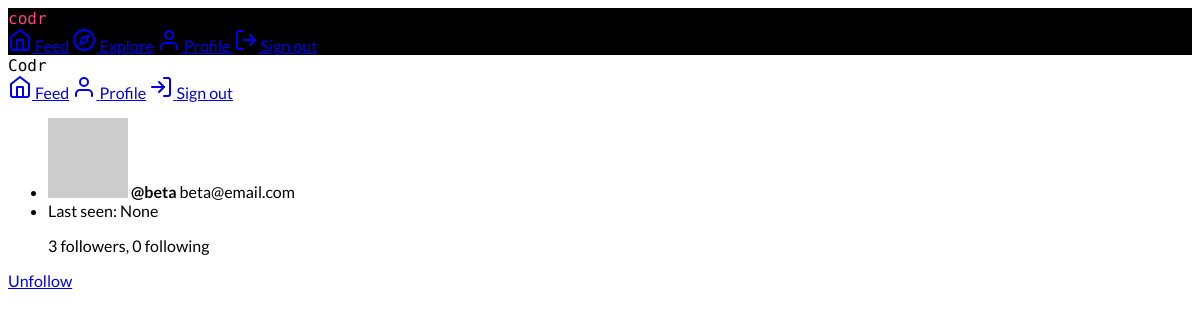
Screenshot of /user/beta (signed in) with the database file from the repository.
### app/models.py (models this page shows, shortened)
class User(UserMixin, db.Model):
    id = db.Column(db.Integer, primary_key=True)
    username = db.Column(db.String(64), index=True, unique=True)
    email = db.Column(db.String(120), index=True, unique=True)
    password_hash = db.Column(db.String(128))
    bio = db.Column(db.String(148), default="")
    active = db.Column(db.Boolean, default=False)
    last_seen = db.Column(db.DateTime, default=datetime.utcnow)
    posts = db.relationship("Post", backref="author", lazy="dynamic")
    followed = db.relationship(
        "User",
        secondary=followers,
        primaryjoin=(followers.c.follower_id == id),
        secondaryjoin=(followers.c.followed_id == id),
        backref=db.backref("followers", lazy="dynamic"),
        lazy="dynamic",
    )
    def avatar(self, size):
        digest = md5(self.email.lower().encode("utf8")).hexdigest()
        return "https://www.gravatar.com/avatar/{}?d=identicon&s={}".format(
            digest, size
        )
    def is_following(self, user):
        return self.followed.filter(followers.c.followed_id == user.id).count() > 0
    @login.user_loader
    def load_user(id):
        return User.query.get(int(id))

### app/routes.py (the view)
@app.route("/user/<username>")
@login_required
def user(username):
    user = User.query.filter_by(username=username).first_or_404()
    return render_template("profile.html", user=user)

### app/routes.py (called while the page is built)
@app.before_request
def before_request():
    if current_user.is_authenticated:
        current_user.last_seen = datetime.utcnow()
        db.session.commit()

### app/templates/profile.html (shortened to what this page needs)
{% extends "base.html" %}
{% block content %}
<div class="mdl-card mdl-shadow--2dp">
    <div class="mdl-card__supporting-text">
        <ul class="demo-list-three mdl-list">
            <li class="mdl-list__item mdl-list__item--three-line">
                <div class="mdl-list__item-primary-content">
                    <img src="{{ user.avatar(42) }}" class="material-icons mdl-list__item-avatar" />
                    <b>@{{ user.username }}</b>
                    <span class="mdl-list__item-text-body">
                        {{ user.email }}
                    </span>
                </div>
            </li>
            <li class="mdl-list__item mdl-list__item--three-line">
                <div class="mdl-list__item-primary-content">
                    <span class="mdl-list__item-text-body">Last seen: {{ user.last_seen }}</span>
                    <p class="mdl-list__item-text-body">{{ user.followers.count() }} followers,
                        {{ user.followed.count() }} following</p>
                </div>
            </li>
        </ul>
    </div>
    {% if user != current_user %}
    <div class="mdl-card__actions mdl-card--border">
        {% if not current_user.is_following(user) %}
        <a class="mdl-button mdl-button--accent mdl-js-button mdl-js-ripple-effect"
            href="{{ url_for('follow', username=user.username) }}">
            Follow
        </a>
        {% else %}
        <a class="mdl-button mdl-button--colored mdl-js-button mdl-js-ripple-effect"
            href="{{ url_for('unfollow', username=user.username) }}">Unfollow</a>
        {% endif %}
    </div>
    {% endif %}
</div>
{% endblock %}

### app/templates/base.html (style rules this page uses)
body { font-family: 'Lato', sans-serif; }

### rows the page displays
User: username "beta", email "beta@email.com", last_seen "None"

### other values shown
{{ user.followers.count() }} "3"
{{ user.followed.count() }} "0"
